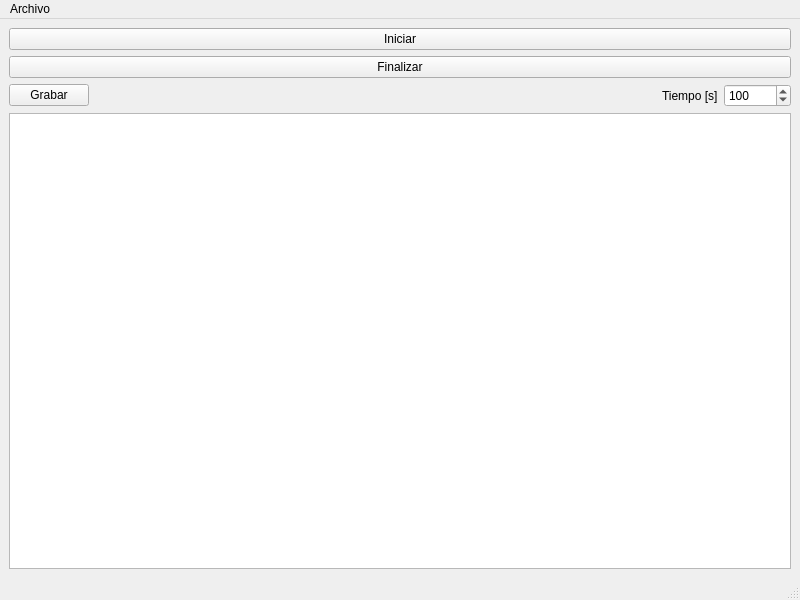
<?xml version="1.0" encoding="UTF-8"?>
<ui version="4.0">
 <class>Presion</class>
 <widget class="QMainWindow" name="Presion">
  <property name="geometry">
   <rect>
    <x>0</x>
    <y>0</y>
    <width>800</width>
    <height>600</height>
   </rect>
  </property>
  <property name="windowTitle">
   <string>Registro de Presión</string>
  </property>
  <widget class="QWidget" name="centralwidget">
   <layout class="QVBoxLayout" name="verticalLayout_2">
    <item>
     <layout class="QVBoxLayout" name="verticalLayout">
      <item>
       <widget class="QPushButton" name="pB_iniciar">
        <property name="text">
         <string>Iniciar</string>
        </property>
       </widget>
      </item>
      <item>
       <widget class="QPushButton" name="pB_finalizar">
        <property name="text">
         <string>Finalizar</string>
        </property>
       </widget>
      </item>
     </layout>
    </item>
    <item>
     <layout class="QHBoxLayout" name="horizontalLayout_2">
      <property name="sizeConstraint">
       <enum>QLayout::SetFixedSize</enum>
      </property>
      <item>
       <widget class="QPushButton" name="pB_grabar">
        <property name="text">
         <string>Grabar</string>
        </property>
       </widget>
      </item>
      <item>
       <spacer name="horizontalSpacer">
        <property name="orientation">
         <enum>Qt::Horizontal</enum>
        </property>
        <property name="sizeHint" stdset="0">
         <size>
          <width>40</width>
          <height>20</height>
         </size>
        </property>
       </spacer>
      </item>
      <item>
       <widget class="QLabel" name="lbl_Tiempo">
        <property name="text">
         <string>Tiempo [s]</string>
        </property>
       </widget>
      </item>
      <item>
       <widget class="QSpinBox" name="sB_Tiempo">
        <property name="maximum">
         <number>1000000</number>
        </property>
        <property name="value">
         <number>100</number>
        </property>
       </widget>
      </item>
     </layout>
    </item>
    <item>
     <widget class="PlotWidget" name="ventanaPlot"/>
    </item>
   </layout>
  </widget>
  <widget class="QMenuBar" name="menubar">
   <property name="geometry">
    <rect>
     <x>0</x>
     <y>0</y>
     <width>800</width>
     <height>28</height>
    </rect>
   </property>
   <widget class="QMenu" name="menuArchivo">
    <property name="title">
     <string>Archivo</string>
    </property>
    <addaction name="accionSalir"/>
   </widget>
   <addaction name="menuArchivo"/>
  </widget>
  <widget class="QStatusBar" name="statusbar"/>
  <action name="accionSalir">
   <property name="text">
    <string>Salir</string>
   </property>
  </action>
  <action name="actionAyuda">
   <property name="text">
    <string>Ayuda</string>
   </property>
  </action>
 </widget>
 <customwidgets>
  <customwidget>
   <class>PlotWidget</class>
   <extends>QGraphicsView</extends>
   <header>pyqtgraph</header>
  </customwidget>
 </customwidgets>
 <resources/>
 <connections/>
</ui>
